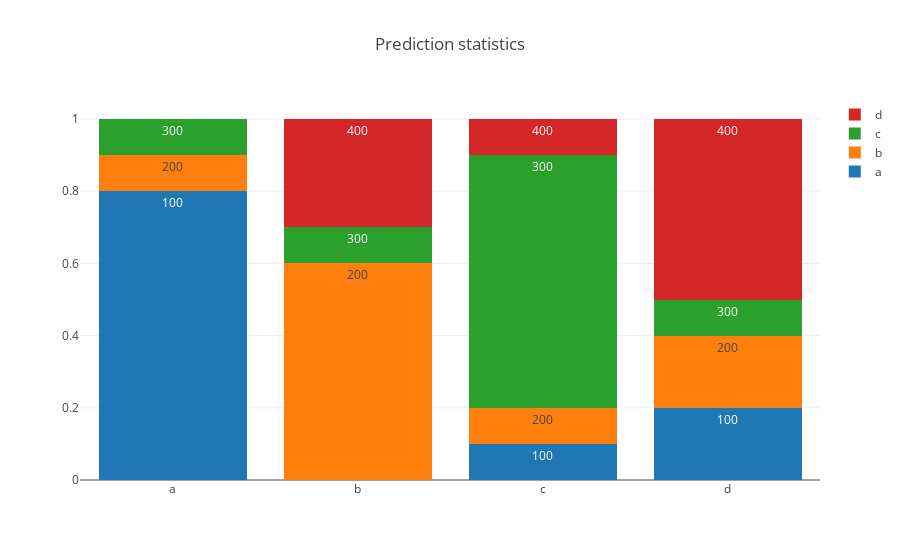

The notebook cell saved with this chart:
### Code cell
data = []

for classname in ['a', 'b', 'c', 'd']:

    trace = go.Bar(
        x=gt2pred.columns,
        y=gt2pred[classname],
        text=gt2pred_abs[classname],
        textposition = 'auto',
        name=classname
    )
    data.append(trace)

layout = go.Layout(
    barmode='stack',
    title='Prediction statistics',
)

fig = go.Figure(data=data, layout=layout)
iplot(fig, filename='stacked-bar')

### Figure 1 — Plotly figure (JSON) as saved in the notebook; plotly's stock layout.template omitted (floating-point values rounded to 4 significant figures)
{"data": [{"name": "a", "text": [100, 100, 100, 100], "textposition": "auto", "type": "bar", "uid": "40bfdb34-7175-11e9-8613-39745d11a941", "x": ["a", "b", "c", "d"], "y": [0.8, 0, 0.1, 0.2]}, {"name": "b", "text": [200, 200, 200, 200], "textposition": "auto", "type": "bar", "uid": "40bfddfa-7175-11e9-8613-39745d11a941", "x": ["a", "b", "c", "d"], "y": [0.1, 0.6, 0.1, 0.2]}, {"name": "c", "text": [300, 300, 300, 300], "textposition": "auto", "type": "bar", "uid": "40bfdefe-7175-11e9-8613-39745d11a941", "x": ["a", "b", "c", "d"], "y": [0.1, 0.1, 0.7, 0.1]}, {"name": "d", "text": [400, 400, 400, 400], "textposition": "auto", "type": "bar", "uid": "40bfdfd0-7175-11e9-8613-39745d11a941", "x": ["a", "b", "c", "d"], "y": [0, 0.3, 0.1, 0.5]}], "layout": {"barmode": "stack", "title": "Prediction statistics"}}
